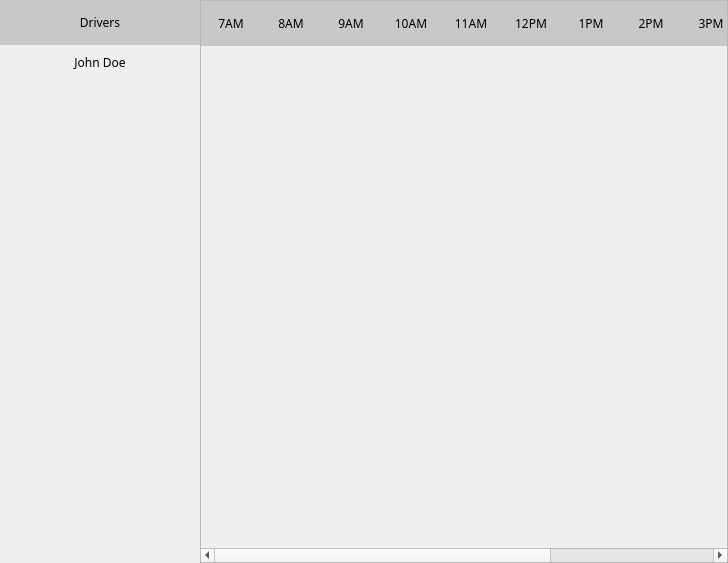
<?xml version="1.0" encoding="UTF-8"?>
<ui version="4.0">
 <class>Form</class>
 <widget class="QWidget" name="Form">
  <property name="geometry">
   <rect>
    <x>0</x>
    <y>0</y>
    <width>728</width>
    <height>563</height>
   </rect>
  </property>
  <property name="windowTitle">
   <string>Form</string>
  </property>
  <layout class="QHBoxLayout" name="horizontalLayout" stretch="1,4">
   <property name="spacing">
    <number>0</number>
   </property>
   <property name="leftMargin">
    <number>0</number>
   </property>
   <property name="topMargin">
    <number>0</number>
   </property>
   <property name="rightMargin">
    <number>0</number>
   </property>
   <property name="bottomMargin">
    <number>0</number>
   </property>
   <item>
    <layout class="QVBoxLayout" name="verticalLayout">
     <item>
      <widget class="QLabel" name="label">
       <property name="minimumSize">
        <size>
         <width>200</width>
         <height>45</height>
        </size>
       </property>
       <property name="font">
        <font>
         <family>Segoe UI Black</family>
        </font>
       </property>
       <property name="styleSheet">
        <string notr="true">background-color: rgb(200, 200, 200);</string>
       </property>
       <property name="text">
        <string>Drivers</string>
       </property>
       <property name="alignment">
        <set>Qt::AlignCenter</set>
       </property>
      </widget>
     </item>
     <item>
      <widget class="QPushButton" name="pushButton_2">
       <property name="minimumSize">
        <size>
         <width>0</width>
         <height>35</height>
        </size>
       </property>
       <property name="font">
        <font>
         <family>Segoe UI Semibold</family>
        </font>
       </property>
       <property name="styleSheet">
        <string notr="true">QPushButton {
	background-color: qlineargradient(spread:pad, x1:0, y1:0, x2:1, y2:0, stop:				0.039801 rgba(0, 		85, 0, 255), stop:0.0447761 rgba(0, 0, 0, 0));

	border: none;
}

QPushButton::checked {
	background-color:rgb(219, 56, 29);
}</string>
       </property>
       <property name="text">
        <string>John Doe</string>
       </property>
      </widget>
     </item>
     <item>
      <spacer name="verticalSpacer_2">
       <property name="orientation">
        <enum>Qt::Vertical</enum>
       </property>
       <property name="sizeHint" stdset="0">
        <size>
         <width>20</width>
         <height>467</height>
        </size>
       </property>
      </spacer>
     </item>
    </layout>
   </item>
   <item>
    <widget class="QScrollArea" name="scrollArea">
     <property name="widgetResizable">
      <bool>true</bool>
     </property>
     <widget class="QWidget" name="scrollAreaWidgetContents">
      <property name="geometry">
       <rect>
        <x>0</x>
        <y>0</y>
        <width>780</width>
        <height>540</height>
       </rect>
      </property>
      <layout class="QVBoxLayout" name="verticalLayout_2">
       <property name="spacing">
        <number>0</number>
       </property>
       <property name="leftMargin">
        <number>0</number>
       </property>
       <property name="topMargin">
        <number>0</number>
       </property>
       <property name="rightMargin">
        <number>0</number>
       </property>
       <item>
        <widget class="QWidget" name="widget" native="true">
         <property name="minimumSize">
          <size>
           <width>780</width>
           <height>45</height>
          </size>
         </property>
         <layout class="QHBoxLayout" name="horizontalLayout_3">
          <property name="spacing">
           <number>0</number>
          </property>
          <property name="leftMargin">
           <number>0</number>
          </property>
          <property name="topMargin">
           <number>0</number>
          </property>
          <property name="rightMargin">
           <number>0</number>
          </property>
          <property name="bottomMargin">
           <number>0</number>
          </property>
          <item>
           <widget class="QLabel" name="label_2">
            <property name="font">
             <font>
              <family>Segoe UI Black</family>
             </font>
            </property>
            <property name="styleSheet">
             <string notr="true">background-color: rgb(200, 200, 200);</string>
            </property>
            <property name="text">
             <string>7AM</string>
            </property>
            <property name="alignment">
             <set>Qt::AlignCenter</set>
            </property>
           </widget>
          </item>
          <item>
           <widget class="QLabel" name="label_5">
            <property name="font">
             <font>
              <family>Segoe UI Black</family>
             </font>
            </property>
            <property name="styleSheet">
             <string notr="true">background-color: rgb(200, 200, 200);</string>
            </property>
            <property name="text">
             <string>8AM</string>
            </property>
            <property name="alignment">
             <set>Qt::AlignCenter</set>
            </property>
           </widget>
          </item>
          <item>
           <widget class="QLabel" name="label_7">
            <property name="font">
             <font>
              <family>Segoe UI Black</family>
             </font>
            </property>
            <property name="styleSheet">
             <string notr="true">background-color: rgb(200, 200, 200);</string>
            </property>
            <property name="text">
             <string>9AM</string>
            </property>
            <property name="alignment">
             <set>Qt::AlignCenter</set>
            </property>
           </widget>
          </item>
          <item>
           <widget class="QLabel" name="label_8">
            <property name="font">
             <font>
              <family>Segoe UI Black</family>
             </font>
            </property>
            <property name="styleSheet">
             <string notr="true">background-color: rgb(200, 200, 200);</string>
            </property>
            <property name="text">
             <string>10AM</string>
            </property>
            <property name="alignment">
             <set>Qt::AlignCenter</set>
            </property>
           </widget>
          </item>
          <item>
           <widget class="QLabel" name="label_9">
            <property name="font">
             <font>
              <family>Segoe UI Black</family>
             </font>
            </property>
            <property name="styleSheet">
             <string notr="true">background-color: rgb(200, 200, 200);</string>
            </property>
            <property name="text">
             <string>11AM</string>
            </property>
            <property name="alignment">
             <set>Qt::AlignCenter</set>
            </property>
           </widget>
          </item>
          <item>
           <widget class="QLabel" name="label_10">
            <property name="font">
             <font>
              <family>Segoe UI Black</family>
             </font>
            </property>
            <property name="styleSheet">
             <string notr="true">background-color: rgb(200, 200, 200);</string>
            </property>
            <property name="text">
             <string>12PM</string>
            </property>
            <property name="alignment">
             <set>Qt::AlignCenter</set>
            </property>
           </widget>
          </item>
          <item>
           <widget class="QLabel" name="label_11">
            <property name="font">
             <font>
              <family>Segoe UI Black</family>
             </font>
            </property>
            <property name="styleSheet">
             <string notr="true">background-color: rgb(200, 200, 200);</string>
            </property>
            <property name="text">
             <string>1PM</string>
            </property>
            <property name="alignment">
             <set>Qt::AlignCenter</set>
            </property>
           </widget>
          </item>
          <item>
           <widget class="QLabel" name="label_12">
            <property name="font">
             <font>
              <family>Segoe UI Black</family>
             </font>
            </property>
            <property name="styleSheet">
             <string notr="true">background-color: rgb(200, 200, 200);</string>
            </property>
            <property name="text">
             <string>2PM</string>
            </property>
            <property name="alignment">
             <set>Qt::AlignCenter</set>
            </property>
           </widget>
          </item>
          <item>
           <widget class="QLabel" name="label_13">
            <property name="font">
             <font>
              <family>Segoe UI Black</family>
             </font>
            </property>
            <property name="styleSheet">
             <string notr="true">background-color: rgb(200, 200, 200);</string>
            </property>
            <property name="text">
             <string>3PM</string>
            </property>
            <property name="alignment">
             <set>Qt::AlignCenter</set>
            </property>
           </widget>
          </item>
          <item>
           <widget class="QLabel" name="label_14">
            <property name="font">
             <font>
              <family>Segoe UI Black</family>
             </font>
            </property>
            <property name="styleSheet">
             <string notr="true">background-color: rgb(200, 200, 200);</string>
            </property>
            <property name="text">
             <string>4PM</string>
            </property>
            <property name="alignment">
             <set>Qt::AlignCenter</set>
            </property>
           </widget>
          </item>
          <item>
           <widget class="QLabel" name="label_15">
            <property name="font">
             <font>
              <family>Segoe UI Black</family>
             </font>
            </property>
            <property name="styleSheet">
             <string notr="true">background-color: rgb(200, 200, 200);</string>
            </property>
            <property name="text">
             <string>5PM</string>
            </property>
            <property name="alignment">
             <set>Qt::AlignCenter</set>
            </property>
           </widget>
          </item>
          <item>
           <widget class="QLabel" name="label_16">
            <property name="font">
             <font>
              <family>Segoe UI Black</family>
             </font>
            </property>
            <property name="styleSheet">
             <string notr="true">background-color: rgb(200, 200, 200);</string>
            </property>
            <property name="text">
             <string>6PM</string>
            </property>
            <property name="alignment">
             <set>Qt::AlignCenter</set>
            </property>
           </widget>
          </item>
          <item>
           <widget class="QLabel" name="label_17">
            <property name="font">
             <font>
              <family>Segoe UI Black</family>
             </font>
            </property>
            <property name="styleSheet">
             <string notr="true">background-color: rgb(200, 200, 200);</string>
            </property>
            <property name="text">
             <string>7PM</string>
            </property>
            <property name="alignment">
             <set>Qt::AlignCenter</set>
            </property>
           </widget>
          </item>
         </layout>
        </widget>
       </item>
       <item>
        <widget class="QWidget" name="widget_2" native="true">
         <property name="minimumSize">
          <size>
           <width>780</width>
           <height>35</height>
          </size>
         </property>
         <layout class="QHBoxLayout" name="horizontalLayout_4">
          <property name="spacing">
           <number>0</number>
          </property>
          <property name="leftMargin">
           <number>0</number>
          </property>
          <property name="topMargin">
           <number>0</number>
          </property>
          <property name="rightMargin">
           <number>0</number>
          </property>
          <property name="bottomMargin">
           <number>0</number>
          </property>
          <item>
           <widget class="QLabel" name="label_6">
            <property name="font">
             <font>
              <family>Segoe UI Black</family>
             </font>
            </property>
            <property name="styleSheet">
             <string notr="true"/>
            </property>
            <property name="text">
             <string/>
            </property>
            <property name="alignment">
             <set>Qt::AlignCenter</set>
            </property>
           </widget>
          </item>
          <item>
           <widget class="QLabel" name="label_18">
            <property name="font">
             <font>
              <family>Segoe UI Black</family>
             </font>
            </property>
            <property name="styleSheet">
             <string notr="true"/>
            </property>
            <property name="text">
             <string/>
            </property>
            <property name="alignment">
             <set>Qt::AlignCenter</set>
            </property>
           </widget>
          </item>
          <item>
           <widget class="QLabel" name="label_19">
            <property name="font">
             <font>
              <family>Segoe UI Black</family>
             </font>
            </property>
            <property name="styleSheet">
             <string notr="true"/>
            </property>
            <property name="text">
             <string/>
            </property>
            <property name="alignment">
             <set>Qt::AlignCenter</set>
            </property>
           </widget>
          </item>
          <item>
           <widget class="QLabel" name="label_20">
            <property name="font">
             <font>
              <family>Segoe UI Black</family>
             </font>
            </property>
            <property name="styleSheet">
             <string notr="true"/>
            </property>
            <property name="text">
             <string/>
            </property>
            <property name="alignment">
             <set>Qt::AlignCenter</set>
            </property>
           </widget>
          </item>
          <item>
           <widget class="QLabel" name="label_21">
            <property name="font">
             <font>
              <family>Segoe UI Black</family>
             </font>
            </property>
            <property name="styleSheet">
             <string notr="true"/>
            </property>
            <property name="text">
             <string/>
            </property>
            <property name="alignment">
             <set>Qt::AlignCenter</set>
            </property>
           </widget>
          </item>
          <item>
           <widget class="QLabel" name="label_22">
            <property name="font">
             <font>
              <family>Segoe UI Black</family>
             </font>
            </property>
            <property name="styleSheet">
             <string notr="true"/>
            </property>
            <property name="text">
             <string/>
            </property>
            <property name="alignment">
             <set>Qt::AlignCenter</set>
            </property>
           </widget>
          </item>
          <item>
           <widget class="QLabel" name="label_23">
            <property name="font">
             <font>
              <family>Segoe UI Black</family>
             </font>
            </property>
            <property name="styleSheet">
             <string notr="true"/>
            </property>
            <property name="text">
             <string/>
            </property>
            <property name="alignment">
             <set>Qt::AlignCenter</set>
            </property>
           </widget>
          </item>
          <item>
           <widget class="QLabel" name="label_24">
            <property name="font">
             <font>
              <family>Segoe UI Black</family>
             </font>
            </property>
            <property name="styleSheet">
             <string notr="true"/>
            </property>
            <property name="text">
             <string/>
            </property>
            <property name="alignment">
             <set>Qt::AlignCenter</set>
            </property>
           </widget>
          </item>
          <item>
           <widget class="QLabel" name="label_25">
            <property name="font">
             <font>
              <family>Segoe UI Black</family>
             </font>
            </property>
            <property name="styleSheet">
             <string notr="true"/>
            </property>
            <property name="text">
             <string/>
            </property>
            <property name="alignment">
             <set>Qt::AlignCenter</set>
            </property>
           </widget>
          </item>
          <item>
           <widget class="QLabel" name="label_26">
            <property name="font">
             <font>
              <family>Segoe UI Black</family>
             </font>
            </property>
            <property name="styleSheet">
             <string notr="true"/>
            </property>
            <property name="text">
             <string/>
            </property>
            <property name="alignment">
             <set>Qt::AlignCenter</set>
            </property>
           </widget>
          </item>
          <item>
           <widget class="QLabel" name="label_27">
            <property name="font">
             <font>
              <family>Segoe UI Black</family>
             </font>
            </property>
            <property name="styleSheet">
             <string notr="true"/>
            </property>
            <property name="text">
             <string/>
            </property>
            <property name="alignment">
             <set>Qt::AlignCenter</set>
            </property>
           </widget>
          </item>
          <item>
           <widget class="QLabel" name="label_28">
            <property name="font">
             <font>
              <family>Segoe UI Black</family>
             </font>
            </property>
            <property name="styleSheet">
             <string notr="true"/>
            </property>
            <property name="text">
             <string/>
            </property>
            <property name="alignment">
             <set>Qt::AlignCenter</set>
            </property>
           </widget>
          </item>
          <item>
           <widget class="QLabel" name="label_29">
            <property name="font">
             <font>
              <family>Segoe UI Black</family>
             </font>
            </property>
            <property name="styleSheet">
             <string notr="true"/>
            </property>
            <property name="text">
             <string/>
            </property>
            <property name="alignment">
             <set>Qt::AlignCenter</set>
            </property>
           </widget>
          </item>
         </layout>
        </widget>
       </item>
       <item>
        <spacer name="verticalSpacer">
         <property name="orientation">
          <enum>Qt::Vertical</enum>
         </property>
         <property name="sizeHint" stdset="0">
          <size>
           <width>20</width>
           <height>40</height>
          </size>
         </property>
        </spacer>
       </item>
      </layout>
     </widget>
    </widget>
   </item>
  </layout>
 </widget>
 <resources/>
 <connections/>
</ui>
